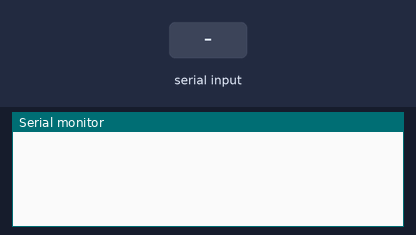
A sketch run on a simulated Arduino Uno, built with avr-gcc and run on an emulated ATmega328P. Shown: the last lines printed to the serial monitor. Inputs (shaded band) come from the test bench. WiFi joins after 1.5 s; servers stay silent unless stated; EEPROM starts erased.

Above: at 6.3 s.
6.4 s: "0" received over Serial
At 8.4 s:
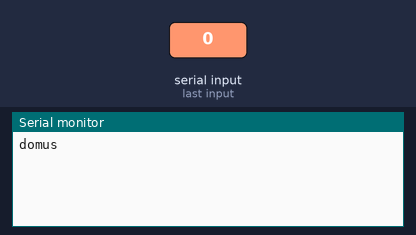
8.9 s: "1" received over Serial
At 10.4 s:
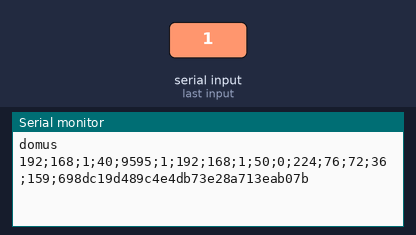
11.4 s: "2" received over Serial
At 13.4 s:
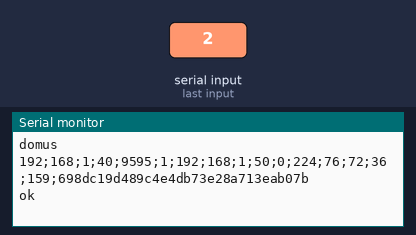

Measured:
- after the input at 6.4 s, the serial monitor: prints a new line after 1.0 s (image 1)
- after the input at 8.9 s, the serial monitor: prints a new line after 1.0 s (image 2)
- after the input at 11.4 s, the serial monitor: prints a new line after 1.0 s (image 3)

The sketch:

domusBaseDevice.ino
```cpp
/* Domus Base Device Code
 *
 * É necessário alterar o valor definido em SERIAL_RX_BUFFER_SIZE para 128 no arquivo %appData%\Local\Arduino15\packages\arduino\hardware\avr\1.6.11\cores\arduino\HardwareSerial.h
 * para que seja possivel receber todas as informações necessárias para configuração do dispositivo através da serial.
 *
 * Desenvolvido por: Kauê Zatarin
 */

#include <SPI.h>
#include <Ethernet.h>
#include <DHT.h>
#include <DHT_U.h>
#include <EEPROM.h>
#include <Arduino.h> // for type definitions

#define DHTPIN A1 // pino que estamos conectado
#define DHTTYPE DHT11 // DHT 11

#define DATA_DELAY 30 //preserva o delay original para restauração futura

char DEVICE_UNIQUE_ID[33] = "698dc19d489c4e4db73e28a713eab07b"; //id unico do device vinculado a sua conta

// pode ser convertido para bytes em decimal
byte mac[6] = {
  0x00, 0xE0, 0x4C, 0x48, 0x24, 0x9F
};

byte deviceIp[4]= {
  192, 168, 1, 50
};

byte serverIp[4]= {
  192, 168, 1, 40
};

bool isDHCP = true;
IPAddress ip;
IPAddress servidor;

unsigned int connectionPort = 9595;

EthernetClient client;

unsigned long data_delay = DATA_DELAY;//delay para envio de dados em segundos

int reconnectDelay = 10 * 10;//intervalo entre tentativas de conexão x * 10 (10 por conta do loop utilizado)
unsigned long messageDelay = data_delay * 1000;//intervalo entre envio de dados
unsigned long lastTime = 0;

String inData = String(100);
String outData = String(100);
char c;

bool isDebugging = false;

//sensor de humidade e temperatura
DHT dht(DHTPIN, DHTTYPE);
float temperatura;
float humidade;

//declaração de funções
bool tryConnection();
void executeCommand(String command);
void executeSerialCommand();
void EEPROM_loadConfigs();
void EEPROM_save();
void EEPROM_loadUniqueId(int addres, int keySize);
void EEPROM_Clear();
void SerialPrint(String text, bool debug);

void setup() {

  Serial.begin(9600);

  if(EEPROM.read(0) != 'c')
  {
    EEPROM_Clear();
    EEPROM_save();
  }

  EEPROM_loadConfigs(); //Carrega as configurações da EEPROM

  ip = IPAddress(deviceIp[0], deviceIp[1], deviceIp[2], deviceIp[3]);
  servidor = IPAddress(serverIp[0], serverIp[1], serverIp[2], serverIp[3]);

  //inicializa a placa de rede
  if(isDHCP)
  {
    Ethernet.begin(mac); //pega um IP via DHCP
  }
  else
  {
    //Ethernet.begin(mac, ip, myDns, gateway, subnet);
    Ethernet.begin(mac, ip);
  }

  dht.begin();
}

void loop() {

  // caso receba dados pela serial
  if (Serial.available() > 0)
  {
    isDebugging = false; // desliga o envio de textos de depuração através da serial
    executeSerialCommand();
  }

  // caso exista uma conexão ativa
  if (client) {
    if (client.connected() == false)
    {
      SerialPrint("Conexão Perdida!", true);
      data_delay = DATA_DELAY;
      client.stop();
    }
    else if(client.available() > 0)
    {
      inData = "";//limpa a variavel de dados recebidos

      while(client.available() > 0)//recebe os dados disponiveis no buffer
      {
        c = client.read();
        inData+=c;
      }

      SerialPrint(inData,true);
      executeCommand(inData);
    }
    else
    {
      if((millis() - lastTime) >= messageDelay)
      {
        lastTime = millis();
        outData = "";
        temperatura = dht.readTemperature();
        humidade = dht.readHumidity();

        outData += temperatura;//temperatura
        outData += ";";
        outData += humidade;//humidade do ar
        outData += ";";
        outData += dht.computeHeatIndex(temperatura, humidade, false);//sensação termica

        client.print(outData);
        SerialPrint("Dados enviados: ",true);
        SerialPrint(outData, true);
      }
    }
  }
  else
  {
    tryConnection();

    if (!client)
    {
      for(int i=0; i<reconnectDelay; i++)
      {
        if(Serial.available() > 0)
          break;
        else
          delay(100);
      }
    }
  }
}

//tenta se conectar ao servidor
bool tryConnection()
{
  SerialPrint("connecting...",true);

  if (client.connect(servidor, connectionPort)) {
    SerialPrint("connected",true);
    client.print("shakeback");
    delay(100);
    return true;
  }
  else {
    SerialPrint("connection failed",true);
    return false;
  }
}

//executa os comandos recebidos pela rede
void executeCommand(String command)
{
  if(command == "ayt")//responde ao servidor para informar que a conexão não caiu
  {
    client.print("imhr");
  }
  else if(command == "SendInfos")//envia as informações do dispositivo para o servidor
  {
    outData = "";
    outData += "infos;";
    outData += data_delay;
    outData += ";";
    outData += DEVICE_UNIQUE_ID;

    client.print(outData);
    SerialPrint("Identificação realizada: ",true);
    SerialPrint(outData,true);
  }
  else if(command == "uidit")//já existe um dispositivo com esse UID conectado
  {
    SerialPrint("Uid já esta sendo usado. Tente novamente em 60 segundos. Isto pode ocorrer por conta de queda recente de conexão.",true);
    client.stop();

    delay(60000);
  }
  else if(command == "uidnf")//o UID do sispositivo não está cadastrado no servidor.
  {
    SerialPrint("Uid não cadastrado. Tentando novamente em 30 minutos. Isto ocorre quando o dispositivo não está cadastrado no servidor.",true);
    client.stop();

    delay(1800000);
  }
  else if(command == "shutdown")//recebido o comando de 'Server Shutdown'
  {
    SerialPrint("Recebido comando de desligamento de servicor. Conexão encerrada. Hibernando por 240 segundos...",true);
    client.stop();
    data_delay = DATA_DELAY;

    delay(240000);
  }
  else if(command.startsWith("changeTimer"))//recebe o tempo padrão de envio do servidor e realiza os ajustes
  {
    data_delay = long(command.substring(11).toInt());//recebe o novo tempo
    messageDelay = data_delay * 1000;//aplica o novo tempo

    command = "Recebido pedido de alteração do intervalo de envio. Alterado para: ";
    command += data_delay;
    command +=" segundos.";

    SerialPrint(command,true);
  }
}

//executa comandos recebidos pela serial
void executeSerialCommand()
{
  String serial = Serial.readString();//recebe os dados da serial
  char command[serial.length()+1];
  char *p = command;
  char *str;
  int i = 0;

  serial.toCharArray(command,serial.length()+1);//converte os dados para um vetor de caracteres.

  if(command[0] == '0')//caso receba o handshake
  {
    Serial.println("domus");
  }
  else if(command[0] == '1')//caso seja solicitado o envio das configurações
  {
    outData = "";

    //ip do servidor
    outData += serverIp[0];
    outData += ";";
    outData += serverIp[1];
    outData += ";";
    outData += serverIp[2];
    outData += ";";
    outData += serverIp[3];
    outData += ";";

    //porta do servidor
    outData += connectionPort;
    outData += ";";

    //é DHCP?
    outData += isDHCP;
    outData += ";";

    //ip do dispositivo
    outData += deviceIp[0];
    outData += ";";
    outData += deviceIp[1];
    outData += ";";
    outData += deviceIp[2];
    outData += ";";
    outData += deviceIp[3];
    outData += ";";

    //mac do dispositivo
    outData += mac[0];
    outData += ";";
    outData += mac[1];
    outData += ";";
    outData += mac[2];
    outData += ";";
    outData += mac[3];
    outData += ";";
    outData += mac[4];
    outData += ";";
    outData += mac[5];
    outData += ";";

    //UID
    outData += DEVICE_UNIQUE_ID;

    Serial.println(outData);
  }
  else if(command[0] == '2')//caso receba configurações a serem aplicadas
  {
    while ((str = strtok_r(p, ";", &p)) != NULL)// separa os caracteres
    {
      if(i>=1 && i < 5)
      {
        serverIp[i-1] = (byte)atoi(str);//converte a string para byte
      }
      else if(i == 5)
      {
        connectionPort = atoi(str);//converte a string para int
      }
      else if(i == 6)
      {
          isDHCP = (byte)atoi(str);//converte a string para byte
      }
      else if(i>=7 && i < 11)
      {
        deviceIp[i-7] = (byte)atoi(str);//converte a string para byte
      }
      else if(i>=11 && i < 17)
      {
        mac[i-11] = (byte)atoi(str);//converte a string para byte
      }
      else if(i == 17)
      {
        memcpy(DEVICE_UNIQUE_ID, str, sizeof(str[0])*32);
      }

      i++;
    }

    EEPROM_save();

    Serial.println("ok");
  }
  else if(command[0] == '3')//caso receba o comando de limpeza reseta a memoria
  {
    EEPROM_Clear();

    Serial.println("ok");
  }
}

//carrega todas as configurações
void EEPROM_loadConfigs()
{
  for(int i =0; i < 4; i++) //carrega o ip do servidor
  {
    serverIp[i] = EEPROM.read(1+i);
  }

  EEPROM_readAnything(5, connectionPort); //carrega a porta de conexão

  isDHCP = EEPROM.read(7); //carrega se o device deverá obter seu ip através de DHCP

  for(int i =0; i < 4; i++) //carrega o ip do dispositivo caso exista alteração
  {
    deviceIp[i] = EEPROM.read(8+i);
  }

  for(int i =0; i < 6; i++) //carrega o mac do dispositivo caso exista alteração
  {
    mac[i] = EEPROM.read(12+i);
  }

  EEPROM_readAnything(18, DEVICE_UNIQUE_ID); //carrega o id unico do dispositivo

  SerialPrint("Configurações carregadas.",true);
}

//salva todas as configurações na memoria
void EEPROM_save()
{

  EEPROM.update(0,'c'); //atualiza a flag caso seja a primeira configuração

  for(int i =0; i < 4; i++) //atuaiza o ip do servidor caso exista alteração
  {
    EEPROM.update(1+i, serverIp[i]);
  }

  EEPROM_writeAnything(5, connectionPort); //salva a porta de conexão

  EEPROM.update(7, isDHCP); //atualiza se o device deverá obter seu ip através de DHCP

  for(int i =0; i < 4; i++) //atuaiza o ip do dispositivo caso exista alteração
  {
    EEPROM.update(8+i, deviceIp[i]);
  }

  for(int i =0; i < 6; i++) //atuaiza o mac do dispositivo caso exista alteração
  {
    EEPROM.update(12+i, mac[i]);
  }

  EEPROM_writeAnything(18, DEVICE_UNIQUE_ID); //salva o id unico do dispositivo

  SerialPrint("Configurações salvas.",true);
}

//limpa todos os dados da EEPROM setando o valor '0'
void EEPROM_Clear() {

  for (int i = 0 ; i < EEPROM.length() ; i++)
  {
    EEPROM.write(i, 0);
  }

  delay(10);

  SerialPrint("EEPROM apagada",true);

  return;
}

template <class T> int EEPROM_writeAnything(int ee, const T& value)
{
    const byte* p = (const byte*)(const void*)&value;
    unsigned int i;
    for (i = 0; i < sizeof(value); i++)
          EEPROM.update(ee++, *p++);
    return i;
}

template <class T> int EEPROM_readAnything(int ee, T& value)
{
    byte* p = (byte*)(void*)&value;
    unsigned int i;
    for (i = 0; i < sizeof(value); i++)
          *p++ = EEPROM.read(ee++);
    return i;
}

void SerialPrint(String text, bool debug)
{
  if(isDebugging == false && debug == true)//caso seja teexto de depuração e exista uma conexão serial ativa, ignora o envio.
  {
    return;
  }
  else
  {
    Serial.println(text);
  }
}
```
